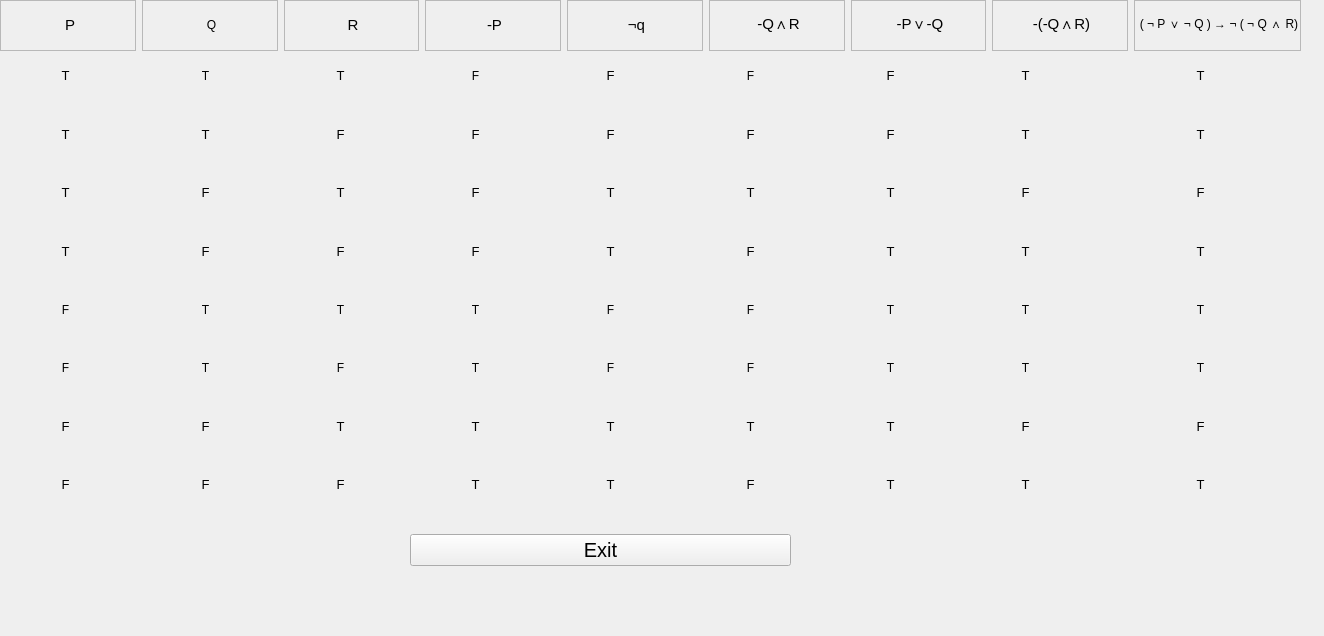
 <widget class="QWidget" name="TabLes">
  <property name="geometry">
   <rect>
    <x>0</x>
    <y>0</y>
    <width>1324</width>
    <height>636</height>
   </rect>
  </property>
  <property name="windowTitle">
   <string>Frame</string>
  </property>
  <widget class="QWidget" name="horizontalLayoutWidget">
   <property name="geometry">
    <rect>
     <x>410</x>
     <y>510</y>
     <width>381</width>
     <height>81</height>
    </rect>
   </property>
   <layout class="QHBoxLayout" name="horizontalLayout">
    <item>
     <widget class="QPushButton" name="p1">
      <property name="font">
       <font>
        <pointsize>15</pointsize>
       </font>
      </property>
      <property name="cursor">
       <cursorShape>PointingHandCursor</cursorShape>
      </property>
      <property name="text">
       <string>Exit</string>
      </property>
     </widget>
    </item>
   </layout>
  </widget>
  <widget class="QWidget" name="horizontalLayoutWidget_3">
   <property name="geometry">
    <rect>
     <x>0</x>
     <y>0</y>
     <width>1301</width>
     <height>51</height>
    </rect>
   </property>
   <layout class="QHBoxLayout" name="horizontalLayout_4">
    <item>
     <widget class="QLabel" name="label_5">
      <property name="font">
       <font>
        <pointsize>11</pointsize>
       </font>
      </property>
      <property name="frameShape">
       <enum>QFrame::Shape::StyledPanel</enum>
      </property>
      <property name="frameShadow">
       <enum>QFrame::Shadow::Plain</enum>
      </property>
      <property name="lineWidth">
       <number>1</number>
      </property>
      <property name="midLineWidth">
       <number>0</number>
      </property>
      <property name="text">
       <string>&lt;html&gt;&lt;head/&gt;&lt;body&gt;&lt;p align=&quot;center&quot;&gt;P&lt;/p&gt;&lt;/body&gt;&lt;/html&gt;</string>
      </property>
     </widget>
    </item>
    <item>
     <widget class="QLabel" name="label_12">
      <property name="frameShape">
       <enum>QFrame::Shape::StyledPanel</enum>
      </property>
      <property name="text">
       <string>&lt;html&gt;&lt;head/&gt;&lt;body&gt;&lt;p align=&quot;center&quot;&gt;Q&lt;/p&gt;&lt;/body&gt;&lt;/html&gt;</string>
      </property>
     </widget>
    </item>
    <item>
     <widget class="QLabel" name="label_11">
      <property name="frameShape">
       <enum>QFrame::Shape::StyledPanel</enum>
      </property>
      <property name="text">
       <string>&lt;html&gt;&lt;head/&gt;&lt;body&gt;&lt;p align=&quot;center&quot;&gt;&lt;span style=&quot; font-size:11pt;&quot;&gt;R&lt;/span&gt;&lt;/p&gt;&lt;/body&gt;&lt;/html&gt;</string>
      </property>
     </widget>
    </item>
    <item>
     <widget class="QLabel" name="label_15">
      <property name="frameShape">
       <enum>QFrame::Shape::StyledPanel</enum>
      </property>
      <property name="text">
       <string>&lt;html&gt;&lt;head/&gt;&lt;body&gt;&lt;p align=&quot;center&quot;&gt;&lt;span style=&quot; font-size:11pt;&quot;&gt;-P&lt;/span&gt;&lt;/p&gt;&lt;/body&gt;&lt;/html&gt;</string>
      </property>
     </widget>
    </item>
    <item>
     <widget class="QLabel" name="label_16">
      <property name="frameShape">
       <enum>QFrame::Shape::StyledPanel</enum>
      </property>
      <property name="text">
       <string>&lt;html&gt;&lt;head/&gt;&lt;body&gt;&lt;p align=&quot;center&quot;&gt;&lt;span style=&quot; font-size:11pt;&quot;&gt;¬q&lt;/span&gt;&lt;/p&gt;&lt;/body&gt;&lt;/html&gt;</string>
      </property>
     </widget>
    </item>
    <item>
     <widget class="QLabel" name="label_14">
      <property name="frameShape">
       <enum>QFrame::Shape::StyledPanel</enum>
      </property>
      <property name="text">
       <string>&lt;html&gt;&lt;head/&gt;&lt;body&gt;&lt;p align=&quot;center&quot;&gt;&lt;span style=&quot; font-size:11pt;&quot;&gt;-Q∧R&lt;/span&gt;&lt;/p&gt;&lt;/body&gt;&lt;/html&gt;</string>
      </property>
     </widget>
    </item>
    <item>
     <widget class="QLabel" name="label_10">
      <property name="frameShape">
       <enum>QFrame::Shape::StyledPanel</enum>
      </property>
      <property name="text">
       <string>&lt;html&gt;&lt;head/&gt;&lt;body&gt;&lt;p align=&quot;center&quot;&gt;&lt;span style=&quot; font-size:11pt;&quot;&gt;-P∨-Q&lt;/span&gt;&lt;/p&gt;&lt;/body&gt;&lt;/html&gt;</string>
      </property>
     </widget>
    </item>
    <item>
     <widget class="QLabel" name="label_8">
      <property name="frameShape">
       <enum>QFrame::Shape::StyledPanel</enum>
      </property>
      <property name="text">
       <string>&lt;html&gt;&lt;head/&gt;&lt;body&gt;&lt;p align=&quot;center&quot;&gt;&lt;span style=&quot; font-size:11pt;&quot;&gt;-(-Q∧R)&lt;/span&gt;&lt;/p&gt;&lt;/body&gt;&lt;/html&gt;</string>
      </property>
     </widget>
    </item>
    <item>
     <widget class="QLabel" name="label_9">
      <property name="frameShape">
       <enum>QFrame::Shape::StyledPanel</enum>
      </property>
      <property name="text">
       <string>&lt;html&gt;&lt;head/&gt;&lt;body&gt;&lt;p align=&quot;center&quot;&gt;( ¬ P ∨ ¬ Q ) → ¬ ( ¬ Q ∧ R)&lt;/p&gt;&lt;/body&gt;&lt;/html&gt;</string>
      </property>
     </widget>
    </item>
   </layout>
  </widget>
  <widget class="QWidget" name="verticalLayoutWidget_5">
   <property name="geometry">
    <rect>
     <x>0</x>
     <y>50</y>
     <width>131</width>
     <height>461</height>
    </rect>
   </property>
   <layout class="QVBoxLayout" name="verticalLayout_5">
    <item>
     <widget class="QLabel" name="label_81">
      <property name="text">
       <string>&lt;html&gt;&lt;head/&gt;&lt;body&gt;&lt;p align=&quot;center&quot;&gt;&lt;span style=&quot; font-size:10pt;&quot;&gt;T&lt;/span&gt;&lt;/p&gt;&lt;/body&gt;&lt;/html&gt;</string>
      </property>
     </widget>
    </item>
    <item>
     <widget class="QLabel" name="label_82">
      <property name="text">
       <string>&lt;html&gt;&lt;head/&gt;&lt;body&gt;&lt;p align=&quot;center&quot;&gt;&lt;span style=&quot; font-size:10pt;&quot;&gt;T&lt;/span&gt;&lt;/p&gt;&lt;/body&gt;&lt;/html&gt;</string>
      </property>
     </widget>
    </item>
    <item>
     <widget class="QLabel" name="label_83">
      <property name="text">
       <string>&lt;html&gt;&lt;head/&gt;&lt;body&gt;&lt;p align=&quot;center&quot;&gt;&lt;span style=&quot; font-size:10pt;&quot;&gt;T&lt;/span&gt;&lt;/p&gt;&lt;/body&gt;&lt;/html&gt;</string>
      </property>
     </widget>
    </item>
    <item>
     <widget class="QLabel" name="label_84">
      <property name="text">
       <string>&lt;html&gt;&lt;head/&gt;&lt;body&gt;&lt;p align=&quot;center&quot;&gt;&lt;span style=&quot; font-size:10pt;&quot;&gt;T&lt;/span&gt;&lt;/p&gt;&lt;/body&gt;&lt;/html&gt;</string>
      </property>
     </widget>
    </item>
    <item>
     <widget class="QLabel" name="label_85">
      <property name="text">
       <string>&lt;html&gt;&lt;head/&gt;&lt;body&gt;&lt;p align=&quot;center&quot;&gt;F&lt;/p&gt;&lt;/body&gt;&lt;/html&gt;</string>
      </property>
     </widget>
    </item>
    <item>
     <widget class="QLabel" name="label_86">
      <property name="text">
       <string>&lt;html&gt;&lt;head/&gt;&lt;body&gt;&lt;p align=&quot;center&quot;&gt;F&lt;/p&gt;&lt;/body&gt;&lt;/html&gt;</string>
      </property>
     </widget>
    </item>
    <item>
     <widget class="QLabel" name="label_87">
      <property name="text">
       <string>&lt;html&gt;&lt;head/&gt;&lt;body&gt;&lt;p align=&quot;center&quot;&gt;&lt;span style=&quot; font-size:10pt;&quot;&gt;F&lt;/span&gt;&lt;/p&gt;&lt;/body&gt;&lt;/html&gt;</string>
      </property>
     </widget>
    </item>
    <item>
     <widget class="QLabel" name="label_88">
      <property name="text">
       <string>&lt;html&gt;&lt;head/&gt;&lt;body&gt;&lt;p align=&quot;center&quot;&gt;&lt;span style=&quot; font-size:10pt;&quot;&gt;F&lt;/span&gt;&lt;/p&gt;&lt;/body&gt;&lt;/html&gt;</string>
      </property>
     </widget>
    </item>
   </layout>
  </widget>
  <widget class="QWidget" name="verticalLayoutWidget_6">
   <property name="geometry">
    <rect>
     <x>140</x>
     <y>50</y>
     <width>131</width>
     <height>461</height>
    </rect>
   </property>
   <layout class="QVBoxLayout" name="verticalLayout_6">
    <item>
     <widget class="QLabel" name="label_89">
      <property name="text">
       <string>&lt;html&gt;&lt;head/&gt;&lt;body&gt;&lt;p align=&quot;center&quot;&gt;T&lt;/p&gt;&lt;/body&gt;&lt;/html&gt;</string>
      </property>
     </widget>
    </item>
    <item>
     <widget class="QLabel" name="label_90">
      <property name="text">
       <string>&lt;html&gt;&lt;head/&gt;&lt;body&gt;&lt;p align=&quot;center&quot;&gt;&lt;span style=&quot; font-size:10pt;&quot;&gt;T&lt;/span&gt;&lt;/p&gt;&lt;/body&gt;&lt;/html&gt;</string>
      </property>
     </widget>
    </item>
    <item>
     <widget class="QLabel" name="label_91">
      <property name="text">
       <string>&lt;html&gt;&lt;head/&gt;&lt;body&gt;&lt;p align=&quot;center&quot;&gt;&lt;span style=&quot; font-size:10pt;&quot;&gt;F&lt;/span&gt;&lt;/p&gt;&lt;/body&gt;&lt;/html&gt;</string>
      </property>
     </widget>
    </item>
    <item>
     <widget class="QLabel" name="label_92">
      <property name="text">
       <string>&lt;html&gt;&lt;head/&gt;&lt;body&gt;&lt;p align=&quot;center&quot;&gt;&lt;span style=&quot; font-size:10pt;&quot;&gt;F&lt;/span&gt;&lt;/p&gt;&lt;/body&gt;&lt;/html&gt;</string>
      </property>
     </widget>
    </item>
    <item>
     <widget class="QLabel" name="label_93">
      <property name="text">
       <string>&lt;html&gt;&lt;head/&gt;&lt;body&gt;&lt;p align=&quot;center&quot;&gt;T&lt;/p&gt;&lt;/body&gt;&lt;/html&gt;</string>
      </property>
     </widget>
    </item>
    <item>
     <widget class="QLabel" name="label_94">
      <property name="text">
       <string>&lt;html&gt;&lt;head/&gt;&lt;body&gt;&lt;p align=&quot;center&quot;&gt;T&lt;/p&gt;&lt;/body&gt;&lt;/html&gt;</string>
      </property>
     </widget>
    </item>
    <item>
     <widget class="QLabel" name="label_95">
      <property name="text">
       <string>&lt;html&gt;&lt;head/&gt;&lt;body&gt;&lt;p align=&quot;center&quot;&gt;&lt;span style=&quot; font-size:10pt;&quot;&gt;F&lt;/span&gt;&lt;/p&gt;&lt;/body&gt;&lt;/html&gt;</string>
      </property>
     </widget>
    </item>
    <item>
     <widget class="QLabel" name="label_96">
      <property name="text">
       <string>&lt;html&gt;&lt;head/&gt;&lt;body&gt;&lt;p align=&quot;center&quot;&gt;&lt;span style=&quot; font-size:10pt;&quot;&gt;F&lt;/span&gt;&lt;/p&gt;&lt;/body&gt;&lt;/html&gt;</string>
      </property>
     </widget>
    </item>
   </layout>
  </widget>
  <widget class="QWidget" name="verticalLayoutWidget_7">
   <property name="geometry">
    <rect>
     <x>270</x>
     <y>50</y>
     <width>141</width>
     <height>461</height>
    </rect>
   </property>
   <layout class="QVBoxLayout" name="verticalLayout_7">
    <item>
     <widget class="QLabel" name="label_97">
      <property name="text">
       <string>&lt;html&gt;&lt;head/&gt;&lt;body&gt;&lt;p align=&quot;center&quot;&gt;&lt;span style=&quot; font-size:10pt;&quot;&gt;T&lt;/span&gt;&lt;/p&gt;&lt;/body&gt;&lt;/html&gt;</string>
      </property>
     </widget>
    </item>
    <item>
     <widget class="QLabel" name="label_98">
      <property name="text">
       <string>&lt;html&gt;&lt;head/&gt;&lt;body&gt;&lt;p align=&quot;center&quot;&gt;&lt;span style=&quot; font-size:10pt;&quot;&gt;F&lt;/span&gt;&lt;/p&gt;&lt;/body&gt;&lt;/html&gt;</string>
      </property>
     </widget>
    </item>
    <item>
     <widget class="QLabel" name="label_99">
      <property name="text">
       <string>&lt;html&gt;&lt;head/&gt;&lt;body&gt;&lt;p align=&quot;center&quot;&gt;&lt;span style=&quot; font-size:10pt;&quot;&gt;T&lt;/span&gt;&lt;/p&gt;&lt;/body&gt;&lt;/html&gt;</string>
      </property>
     </widget>
    </item>
    <item>
     <widget class="QLabel" name="label_100">
      <property name="text">
       <string>&lt;html&gt;&lt;head/&gt;&lt;body&gt;&lt;p align=&quot;center&quot;&gt;&lt;span style=&quot; font-size:10pt;&quot;&gt;F&lt;/span&gt;&lt;/p&gt;&lt;/body&gt;&lt;/html&gt;</string>
      </property>
     </widget>
    </item>
    <item>
     <widget class="QLabel" name="label_101">
      <property name="text">
       <string>&lt;html&gt;&lt;head/&gt;&lt;body&gt;&lt;p align=&quot;center&quot;&gt;T&lt;/p&gt;&lt;/body&gt;&lt;/html&gt;</string>
      </property>
     </widget>
    </item>
    <item>
     <widget class="QLabel" name="label_102">
      <property name="text">
       <string>&lt;html&gt;&lt;head/&gt;&lt;body&gt;&lt;p align=&quot;center&quot;&gt;F&lt;/p&gt;&lt;/body&gt;&lt;/html&gt;</string>
      </property>
     </widget>
    </item>
    <item>
     <widget class="QLabel" name="label_103">
      <property name="text">
       <string>&lt;html&gt;&lt;head/&gt;&lt;body&gt;&lt;p align=&quot;center&quot;&gt;&lt;span style=&quot; font-size:10pt;&quot;&gt;T&lt;/span&gt;&lt;/p&gt;&lt;/body&gt;&lt;/html&gt;</string>
      </property>
     </widget>
    </item>
    <item>
     <widget class="QLabel" name="label_104">
      <property name="text">
       <string>&lt;html&gt;&lt;head/&gt;&lt;body&gt;&lt;p align=&quot;center&quot;&gt;&lt;span style=&quot; font-size:10pt;&quot;&gt;F&lt;/span&gt;&lt;/p&gt;&lt;/body&gt;&lt;/html&gt;</string>
      </property>
     </widget>
    </item>
   </layout>
  </widget>
  <widget class="QWidget" name="verticalLayoutWidget_8">
   <property name="geometry">
    <rect>
     <x>410</x>
     <y>50</y>
     <width>131</width>
     <height>461</height>
    </rect>
   </property>
   <layout class="QVBoxLayout" name="verticalLayout_8">
    <item>
     <widget class="QLabel" name="label_105">
      <property name="text">
       <string>&lt;html&gt;&lt;head/&gt;&lt;body&gt;&lt;p align=&quot;center&quot;&gt;F&lt;/p&gt;&lt;/body&gt;&lt;/html&gt;</string>
      </property>
     </widget>
    </item>
    <item>
     <widget class="QLabel" name="label_106">
      <property name="text">
       <string>&lt;html&gt;&lt;head/&gt;&lt;body&gt;&lt;p align=&quot;center&quot;&gt;&lt;span style=&quot; font-size:10pt;&quot;&gt;F&lt;/span&gt;&lt;/p&gt;&lt;/body&gt;&lt;/html&gt;</string>
      </property>
     </widget>
    </item>
    <item>
     <widget class="QLabel" name="label_107">
      <property name="text">
       <string>&lt;html&gt;&lt;head/&gt;&lt;body&gt;&lt;p align=&quot;center&quot;&gt;&lt;span style=&quot; font-size:10pt;&quot;&gt;F&lt;/span&gt;&lt;/p&gt;&lt;/body&gt;&lt;/html&gt;</string>
      </property>
     </widget>
    </item>
    <item>
     <widget class="QLabel" name="label_108">
      <property name="text">
       <string>&lt;html&gt;&lt;head/&gt;&lt;body&gt;&lt;p align=&quot;center&quot;&gt;&lt;span style=&quot; font-size:10pt;&quot;&gt;F&lt;/span&gt;&lt;/p&gt;&lt;/body&gt;&lt;/html&gt;</string>
      </property>
     </widget>
    </item>
    <item>
     <widget class="QLabel" name="label_109">
      <property name="text">
       <string>&lt;html&gt;&lt;head/&gt;&lt;body&gt;&lt;p align=&quot;center&quot;&gt;T&lt;/p&gt;&lt;/body&gt;&lt;/html&gt;</string>
      </property>
     </widget>
    </item>
    <item>
     <widget class="QLabel" name="label_110">
      <property name="text">
       <string>&lt;html&gt;&lt;head/&gt;&lt;body&gt;&lt;p align=&quot;center&quot;&gt;T&lt;/p&gt;&lt;/body&gt;&lt;/html&gt;</string>
      </property>
     </widget>
    </item>
    <item>
     <widget class="QLabel" name="label_111">
      <property name="text">
       <string>&lt;html&gt;&lt;head/&gt;&lt;body&gt;&lt;p align=&quot;center&quot;&gt;&lt;span style=&quot; font-size:10pt;&quot;&gt;T&lt;/span&gt;&lt;/p&gt;&lt;/body&gt;&lt;/html&gt;</string>
      </property>
     </widget>
    </item>
    <item>
     <widget class="QLabel" name="label_112">
      <property name="text">
       <string>&lt;html&gt;&lt;head/&gt;&lt;body&gt;&lt;p align=&quot;center&quot;&gt;&lt;span style=&quot; font-size:10pt;&quot;&gt;T&lt;/span&gt;&lt;/p&gt;&lt;/body&gt;&lt;/html&gt;</string>
      </property>
     </widget>
    </item>
   </layout>
  </widget>
  <widget class="QWidget" name="verticalLayoutWidget_9">
   <property name="geometry">
    <rect>
     <x>540</x>
     <y>50</y>
     <width>141</width>
     <height>461</height>
    </rect>
   </property>
   <layout class="QVBoxLayout" name="verticalLayout_9">
    <item>
     <widget class="QLabel" name="label_113">
      <property name="text">
       <string>&lt;html&gt;&lt;head/&gt;&lt;body&gt;&lt;p align=&quot;center&quot;&gt;&lt;span style=&quot; font-size:10pt;&quot;&gt;F&lt;/span&gt;&lt;/p&gt;&lt;/body&gt;&lt;/html&gt;</string>
      </property>
     </widget>
    </item>
    <item>
     <widget class="QLabel" name="label_114">
      <property name="text">
       <string>&lt;html&gt;&lt;head/&gt;&lt;body&gt;&lt;p align=&quot;center&quot;&gt;&lt;span style=&quot; font-size:10pt;&quot;&gt;F&lt;/span&gt;&lt;/p&gt;&lt;/body&gt;&lt;/html&gt;</string>
      </property>
     </widget>
    </item>
    <item>
     <widget class="QLabel" name="label_115">
      <property name="text">
       <string>&lt;html&gt;&lt;head/&gt;&lt;body&gt;&lt;p align=&quot;center&quot;&gt;&lt;span style=&quot; font-size:10pt;&quot;&gt;T&lt;/span&gt;&lt;/p&gt;&lt;/body&gt;&lt;/html&gt;</string>
      </property>
     </widget>
    </item>
    <item>
     <widget class="QLabel" name="label_116">
      <property name="text">
       <string>&lt;html&gt;&lt;head/&gt;&lt;body&gt;&lt;p align=&quot;center&quot;&gt;&lt;span style=&quot; font-size:10pt;&quot;&gt;T&lt;/span&gt;&lt;/p&gt;&lt;/body&gt;&lt;/html&gt;</string>
      </property>
     </widget>
    </item>
    <item>
     <widget class="QLabel" name="label_117">
      <property name="text">
       <string>&lt;html&gt;&lt;head/&gt;&lt;body&gt;&lt;p align=&quot;center&quot;&gt;F&lt;/p&gt;&lt;/body&gt;&lt;/html&gt;</string>
      </property>
     </widget>
    </item>
    <item>
     <widget class="QLabel" name="label_118">
      <property name="text">
       <string>&lt;html&gt;&lt;head/&gt;&lt;body&gt;&lt;p align=&quot;center&quot;&gt;F&lt;/p&gt;&lt;/body&gt;&lt;/html&gt;</string>
      </property>
     </widget>
    </item>
    <item>
     <widget class="QLabel" name="label_119">
      <property name="text">
       <string>&lt;html&gt;&lt;head/&gt;&lt;body&gt;&lt;p align=&quot;center&quot;&gt;&lt;span style=&quot; font-size:10pt;&quot;&gt;T&lt;/span&gt;&lt;/p&gt;&lt;/body&gt;&lt;/html&gt;</string>
      </property>
     </widget>
    </item>
    <item>
     <widget class="QLabel" name="label_120">
      <property name="text">
       <string>&lt;html&gt;&lt;head/&gt;&lt;body&gt;&lt;p align=&quot;center&quot;&gt;&lt;span style=&quot; font-size:10pt;&quot;&gt;T&lt;/span&gt;&lt;/p&gt;&lt;/body&gt;&lt;/html&gt;</string>
      </property>
     </widget>
    </item>
   </layout>
  </widget>
  <widget class="QWidget" name="verticalLayoutWidget_10">
   <property name="geometry">
    <rect>
     <x>680</x>
     <y>50</y>
     <width>141</width>
     <height>461</height>
    </rect>
   </property>
   <layout class="QVBoxLayout" name="verticalLayout_10">
    <item>
     <widget class="QLabel" name="label_121">
      <property name="text">
       <string>&lt;html&gt;&lt;head/&gt;&lt;body&gt;&lt;p align=&quot;center&quot;&gt;F&lt;/p&gt;&lt;/body&gt;&lt;/html&gt;</string>
      </property>
     </widget>
    </item>
    <item>
     <widget class="QLabel" name="label_122">
      <property name="text">
       <string>&lt;html&gt;&lt;head/&gt;&lt;body&gt;&lt;p align=&quot;center&quot;&gt;&lt;span style=&quot; font-size:10pt;&quot;&gt;F&lt;/span&gt;&lt;/p&gt;&lt;/body&gt;&lt;/html&gt;</string>
      </property>
     </widget>
    </item>
    <item>
     <widget class="QLabel" name="label_123">
      <property name="text">
       <string>&lt;html&gt;&lt;head/&gt;&lt;body&gt;&lt;p align=&quot;center&quot;&gt;&lt;span style=&quot; font-size:10pt;&quot;&gt;T&lt;/span&gt;&lt;/p&gt;&lt;/body&gt;&lt;/html&gt;</string>
      </property>
     </widget>
    </item>
    <item>
     <widget class="QLabel" name="label_124">
      <property name="text">
       <string>&lt;html&gt;&lt;head/&gt;&lt;body&gt;&lt;p align=&quot;center&quot;&gt;&lt;span style=&quot; font-size:10pt;&quot;&gt;F&lt;/span&gt;&lt;/p&gt;&lt;/body&gt;&lt;/html&gt;</string>
      </property>
     </widget>
    </item>
    <item>
     <widget class="QLabel" name="label_125">
      <property name="text">
       <string>&lt;html&gt;&lt;head/&gt;&lt;body&gt;&lt;p align=&quot;center&quot;&gt;F&lt;/p&gt;&lt;/body&gt;&lt;/html&gt;</string>
      </property>
     </widget>
    </item>
    <item>
     <widget class="QLabel" name="label_126">
      <property name="text">
       <string>&lt;html&gt;&lt;head/&gt;&lt;body&gt;&lt;p align=&quot;center&quot;&gt;F&lt;/p&gt;&lt;/body&gt;&lt;/html&gt;</string>
      </property>
     </widget>
    </item>
    <item>
     <widget class="QLabel" name="label_127">
      <property name="text">
       <string>&lt;html&gt;&lt;head/&gt;&lt;body&gt;&lt;p align=&quot;center&quot;&gt;&lt;span style=&quot; font-size:10pt;&quot;&gt;T&lt;/span&gt;&lt;/p&gt;&lt;/body&gt;&lt;/html&gt;</string>
      </property>
     </widget>
    </item>
    <item>
     <widget class="QLabel" name="label_128">
      <property name="text">
       <string>&lt;html&gt;&lt;head/&gt;&lt;body&gt;&lt;p align=&quot;center&quot;&gt;&lt;span style=&quot; font-size:10pt;&quot;&gt;F&lt;/span&gt;&lt;/p&gt;&lt;/body&gt;&lt;/html&gt;</string>
      </property>
     </widget>
    </item>
   </layout>
  </widget>
  <widget class="QWidget" name="verticalLayoutWidget_11">
   <property name="geometry">
    <rect>
     <x>820</x>
     <y>50</y>
     <width>141</width>
     <height>461</height>
    </rect>
   </property>
   <layout class="QVBoxLayout" name="verticalLayout_11">
    <item>
     <widget class="QLabel" name="label_129">
      <property name="text">
       <string>&lt;html&gt;&lt;head/&gt;&lt;body&gt;&lt;p align=&quot;center&quot;&gt;&lt;span style=&quot; font-size:10pt;&quot;&gt;F&lt;/span&gt;&lt;/p&gt;&lt;/body&gt;&lt;/html&gt;</string>
      </property>
     </widget>
    </item>
    <item>
     <widget class="QLabel" name="label_130">
      <property name="text">
       <string>&lt;html&gt;&lt;head/&gt;&lt;body&gt;&lt;p align=&quot;center&quot;&gt;&lt;span style=&quot; font-size:10pt;&quot;&gt;F&lt;/span&gt;&lt;/p&gt;&lt;/body&gt;&lt;/html&gt;</string>
      </property>
     </widget>
    </item>
    <item>
     <widget class="QLabel" name="label_131">
      <property name="text">
       <string>&lt;html&gt;&lt;head/&gt;&lt;body&gt;&lt;p align=&quot;center&quot;&gt;&lt;span style=&quot; font-size:10pt;&quot;&gt;T&lt;/span&gt;&lt;/p&gt;&lt;/body&gt;&lt;/html&gt;</string>
      </property>
     </widget>
    </item>
    <item>
     <widget class="QLabel" name="label_132">
      <property name="text">
       <string>&lt;html&gt;&lt;head/&gt;&lt;body&gt;&lt;p align=&quot;center&quot;&gt;&lt;span style=&quot; font-size:10pt;&quot;&gt;T&lt;/span&gt;&lt;/p&gt;&lt;/body&gt;&lt;/html&gt;</string>
      </property>
     </widget>
    </item>
    <item>
     <widget class="QLabel" name="label_133">
      <property name="text">
       <string>&lt;html&gt;&lt;head/&gt;&lt;body&gt;&lt;p align=&quot;center&quot;&gt;T&lt;/p&gt;&lt;/body&gt;&lt;/html&gt;</string>
      </property>
     </widget>
    </item>
    <item>
     <widget class="QLabel" name="label_134">
      <property name="text">
       <string>&lt;html&gt;&lt;head/&gt;&lt;body&gt;&lt;p align=&quot;center&quot;&gt;T&lt;/p&gt;&lt;/body&gt;&lt;/html&gt;</string>
      </property>
     </widget>
    </item>
    <item>
     <widget class="QLabel" name="label_135">
      <property name="text">
       <string>&lt;html&gt;&lt;head/&gt;&lt;body&gt;&lt;p align=&quot;center&quot;&gt;&lt;span style=&quot; font-size:10pt;&quot;&gt;T&lt;/span&gt;&lt;/p&gt;&lt;/body&gt;&lt;/html&gt;</string>
      </property>
     </widget>
    </item>
    <item>
     <widget class="QLabel" name="label_136">
      <property name="text">
       <string>&lt;html&gt;&lt;head/&gt;&lt;body&gt;&lt;p align=&quot;center&quot;&gt;&lt;span style=&quot; font-size:10pt;&quot;&gt;T&lt;/span&gt;&lt;/p&gt;&lt;/body&gt;&lt;/html&gt;</string>
      </property>
     </widget>
    </item>
   </layout>
  </widget>
  <widget class="QWidget" name="verticalLayoutWidget_12">
   <property name="geometry">
    <rect>
     <x>960</x>
     <y>50</y>
     <width>131</width>
     <height>461</height>
    </rect>
   </property>
   <layout class="QVBoxLayout" name="verticalLayout_12">
    <item>
     <widget class="QLabel" name="label_137">
      <property name="text">
       <string>&lt;html&gt;&lt;head/&gt;&lt;body&gt;&lt;p align=&quot;center&quot;&gt;&lt;span style=&quot; font-size:10pt;&quot;&gt;T&lt;/span&gt;&lt;/p&gt;&lt;/body&gt;&lt;/html&gt;</string>
      </property>
     </widget>
    </item>
    <item>
     <widget class="QLabel" name="label_138">
      <property name="text">
       <string>&lt;html&gt;&lt;head/&gt;&lt;body&gt;&lt;p align=&quot;center&quot;&gt;&lt;span style=&quot; font-size:10pt;&quot;&gt;T&lt;/span&gt;&lt;/p&gt;&lt;/body&gt;&lt;/html&gt;</string>
      </property>
     </widget>
    </item>
    <item>
     <widget class="QLabel" name="label_139">
      <property name="text">
       <string>&lt;html&gt;&lt;head/&gt;&lt;body&gt;&lt;p align=&quot;center&quot;&gt;&lt;span style=&quot; font-size:10pt;&quot;&gt;F&lt;/span&gt;&lt;/p&gt;&lt;/body&gt;&lt;/html&gt;</string>
      </property>
     </widget>
    </item>
    <item>
     <widget class="QLabel" name="label_140">
      <property name="text">
       <string>&lt;html&gt;&lt;head/&gt;&lt;body&gt;&lt;p align=&quot;center&quot;&gt;&lt;span style=&quot; font-size:10pt;&quot;&gt;T&lt;/span&gt;&lt;/p&gt;&lt;/body&gt;&lt;/html&gt;</string>
      </property>
     </widget>
    </item>
    <item>
     <widget class="QLabel" name="label_141">
      <property name="text">
       <string>&lt;html&gt;&lt;head/&gt;&lt;body&gt;&lt;p align=&quot;center&quot;&gt;T&lt;/p&gt;&lt;/body&gt;&lt;/html&gt;</string>
      </property>
     </widget>
    </item>
    <item>
     <widget class="QLabel" name="label_142">
      <property name="text">
       <string>&lt;html&gt;&lt;head/&gt;&lt;body&gt;&lt;p align=&quot;center&quot;&gt;T&lt;/p&gt;&lt;/body&gt;&lt;/html&gt;</string>
      </property>
     </widget>
    </item>
    <item>
     <widget class="QLabel" name="label_143">
      <property name="text">
       <string>&lt;html&gt;&lt;head/&gt;&lt;body&gt;&lt;p align=&quot;center&quot;&gt;&lt;span style=&quot; font-size:10pt;&quot;&gt;F&lt;/span&gt;&lt;/p&gt;&lt;/body&gt;&lt;/html&gt;</string>
      </property>
     </widget>
    </item>
    <item>
     <widget class="QLabel" name="label_144">
      <property name="text">
       <string>&lt;html&gt;&lt;head/&gt;&lt;body&gt;&lt;p align=&quot;center&quot;&gt;&lt;span style=&quot; font-size:10pt;&quot;&gt;T&lt;/span&gt;&lt;/p&gt;&lt;/body&gt;&lt;/html&gt;</string>
      </property>
     </widget>
    </item>
   </layout>
  </widget>
  <widget class="QWidget" name="verticalLayoutWidget_13">
   <property name="geometry">
    <rect>
     <x>1100</x>
     <y>50</y>
     <width>201</width>
     <height>461</height>
    </rect>
   </property>
   <layout class="QVBoxLayout" name="verticalLayout_13">
    <item>
     <widget class="QLabel" name="label_145">
      <property name="text">
       <string>&lt;html&gt;&lt;head/&gt;&lt;body&gt;&lt;p align=&quot;center&quot;&gt;&lt;span style=&quot; font-size:10pt;&quot;&gt;T&lt;/span&gt;&lt;/p&gt;&lt;/body&gt;&lt;/html&gt;</string>
      </property>
     </widget>
    </item>
    <item>
     <widget class="QLabel" name="label_146">
      <property name="text">
       <string>&lt;html&gt;&lt;head/&gt;&lt;body&gt;&lt;p align=&quot;center&quot;&gt;&lt;span style=&quot; font-size:10pt;&quot;&gt;T&lt;/span&gt;&lt;/p&gt;&lt;/body&gt;&lt;/html&gt;</string>
      </property>
     </widget>
    </item>
    <item>
     <widget class="QLabel" name="label_147">
      <property name="text">
       <string>&lt;html&gt;&lt;head/&gt;&lt;body&gt;&lt;p align=&quot;center&quot;&gt;&lt;span style=&quot; font-size:10pt;&quot;&gt;F&lt;/span&gt;&lt;/p&gt;&lt;/body&gt;&lt;/html&gt;</string>
      </property>
     </widget>
    </item>
    <item>
     <widget class="QLabel" name="label_148">
      <property name="text">
       <string>&lt;html&gt;&lt;head/&gt;&lt;body&gt;&lt;p align=&quot;center&quot;&gt;&lt;span style=&quot; font-size:10pt;&quot;&gt;T&lt;/span&gt;&lt;/p&gt;&lt;/body&gt;&lt;/html&gt;</string>
      </property>
     </widget>
    </item>
    <item>
     <widget class="QLabel" name="label_149">
      <property name="text">
       <string>&lt;html&gt;&lt;head/&gt;&lt;body&gt;&lt;p align=&quot;center&quot;&gt;T&lt;/p&gt;&lt;/body&gt;&lt;/html&gt;</string>
      </property>
     </widget>
    </item>
    <item>
     <widget class="QLabel" name="label_150">
      <property name="text">
       <string>&lt;html&gt;&lt;head/&gt;&lt;body&gt;&lt;p align=&quot;center&quot;&gt;T&lt;/p&gt;&lt;/body&gt;&lt;/html&gt;</string>
      </property>
     </widget>
    </item>
    <item>
     <widget class="QLabel" name="label_151">
      <property name="text">
       <string>&lt;html&gt;&lt;head/&gt;&lt;body&gt;&lt;p align=&quot;center&quot;&gt;&lt;span style=&quot; font-size:10pt;&quot;&gt;F&lt;/span&gt;&lt;/p&gt;&lt;/body&gt;&lt;/html&gt;</string>
      </property>
     </widget>
    </item>
    <item>
     <widget class="QLabel" name="label_152">
      <property name="text">
       <string>&lt;html&gt;&lt;head/&gt;&lt;body&gt;&lt;p align=&quot;center&quot;&gt;&lt;span style=&quot; font-size:10pt;&quot;&gt;T&lt;/span&gt;&lt;/p&gt;&lt;/body&gt;&lt;/html&gt;</string>
      </property>
     </widget>
    </item>
   </layout>
  </widget>
 </widget>
